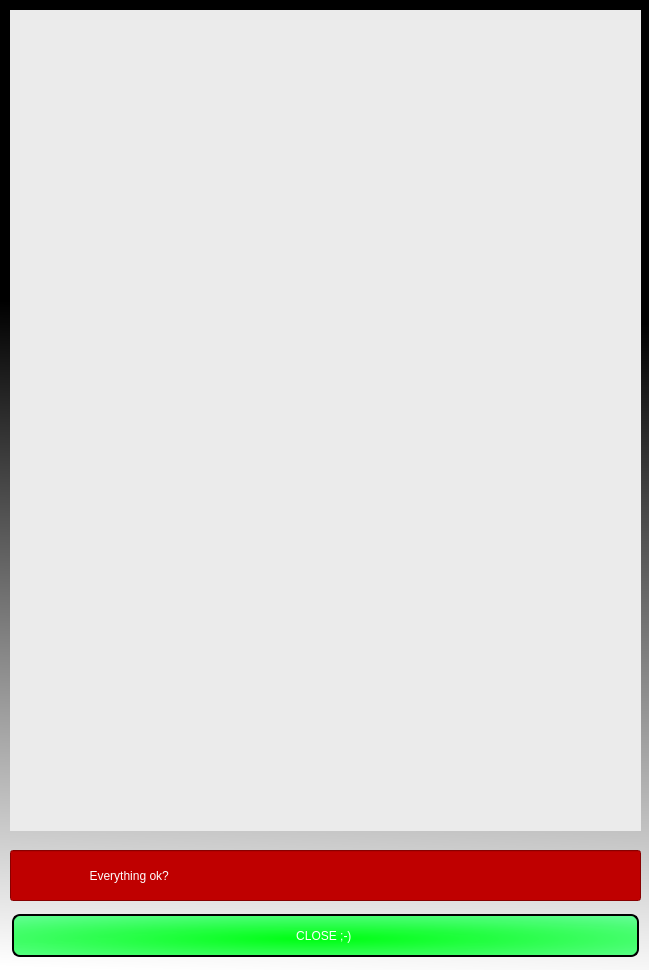
<?xml version="1.0" encoding="UTF-8"?>
<ui version="4.0">
 <class>egg2</class>
 <widget class="QDialog" name="egg2">
  <property name="enabled">
   <bool>true</bool>
  </property>
  <property name="geometry">
   <rect>
    <x>0</x>
    <y>0</y>
    <width>649</width>
    <height>970</height>
   </rect>
  </property>
  <property name="windowTitle">
   <string>Dialog</string>
  </property>
  <property name="styleSheet">
   <string notr="true">background-color: qlineargradient(spread:pad, x1:0.147727, y1:0.313, x2:0.131, y2:1, stop:0 rgba(0, 0, 0, 255), stop:1 rgba(255, 255, 255, 255));</string>
  </property>
  <widget class="QPushButton" name="pushButton">
   <property name="geometry">
    <rect>
     <x>10</x>
     <y>910</y>
     <width>631</width>
     <height>51</height>
    </rect>
   </property>
   <property name="styleSheet">
    <string notr="true">font: 8pt &quot;Elephant&quot;;
background-color: qradialgradient(spread:reflect, cx:0.477682, cy:0.586, radius:1.325, fx:0.488682, fy:0.58, stop:0.0170455 rgba(0, 255, 21, 255), stop:1 rgba(170, 255, 255, 214));
color:#ffffff;
 border: 2px solid #00ff00;
border-color:#000000;
 padding: 10px;
  text-align: center;
  text-decoration: none;
  display: inline-block;
  font-size: 12px;
  margin: 4px 2px;
cursor: pointer;
border-radius: 8px;</string>
   </property>
   <property name="text">
    <string>CLOSE ;-) </string>
   </property>
  </widget>
  <widget class="QLabel" name="label">
   <property name="geometry">
    <rect>
     <x>10</x>
     <y>10</y>
     <width>631</width>
     <height>821</height>
    </rect>
   </property>
   <property name="styleSheet">
    <string notr="true">background-color: rgb(235, 235, 235);</string>
   </property>
   <property name="text">
    <string/>
   </property>
  </widget>
  <widget class="QLineEdit" name="lineEdit">
   <property name="geometry">
    <rect>
     <x>10</x>
     <y>850</y>
     <width>631</width>
     <height>51</height>
    </rect>
   </property>
   <property name="styleSheet">
    <string notr="true">background-color: rgb(191, 0, 0);
color: rgb(255, 255, 255);
font: 26pt &quot;Elephant&quot;;</string>
   </property>
   <property name="text">
    <string>                       Everything ok?</string>
   </property>
  </widget>
 </widget>
 <resources/>
 <connections/>
</ui>
